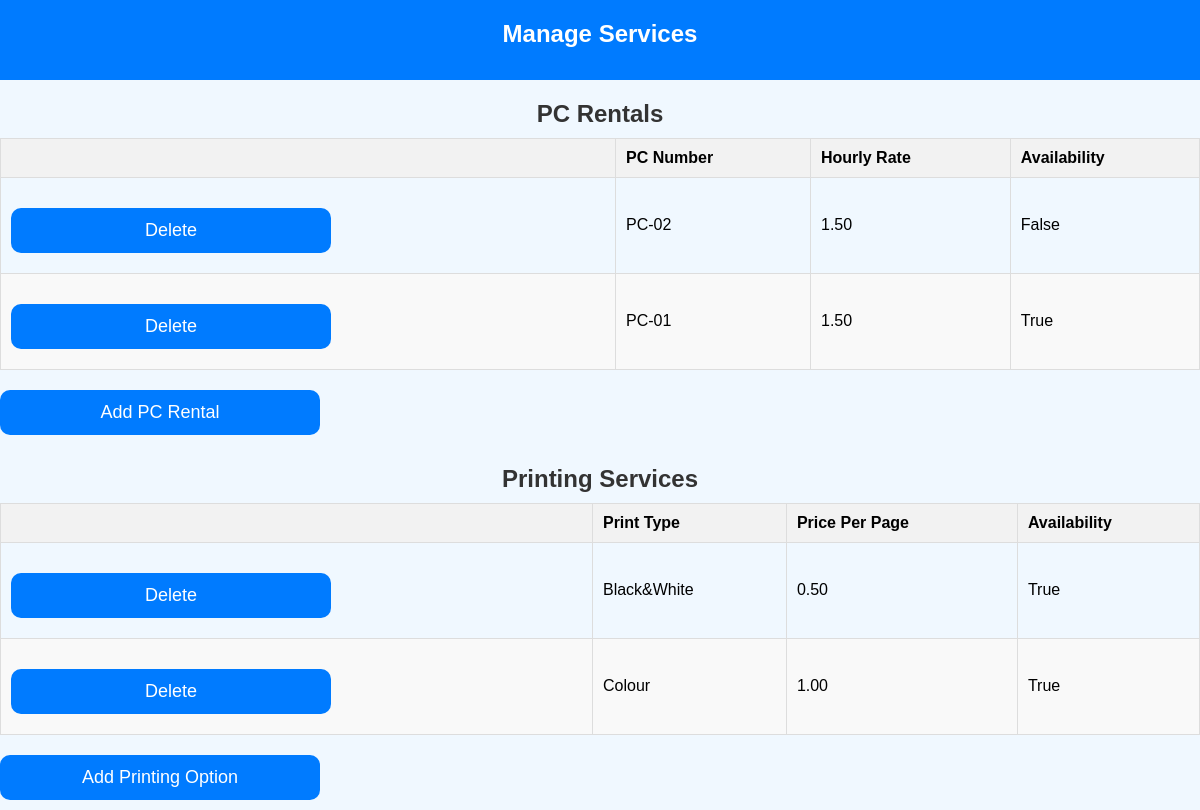
Screenshot of /manage-services/ with the database file from the repository.
### reservations/models.py (models this page shows, shortened)
class PCRental(models.Model):
    pc_number = models.CharField(max_length=10)
    hourly_rate = models.DecimalField(max_digits=6, decimal_places=2)
    is_available = models.BooleanField(default=True)
    class Meta:
        verbose_name = "PC Rental"
        verbose_name_plural = "PC Rentals"

class PrintingOption(models.Model):
    print_type = models.CharField(max_length=50)  # Allow custom print types
    price_per_page = models.DecimalField(max_digits=6, decimal_places=2)
    is_available = models.BooleanField(default=True)
    class Meta:
        verbose_name = "Printing Option"
        verbose_name_plural = "Printing Options"

### reservations/views.py (the view)
# urls.py: path('manage-services/', views.manage_services_view, name='manage_services'),
def manage_services_view(request):
    pc_rentals = PCRental.objects.all()
    printing_options = PrintingOption.objects.all()
    return render(request, 'manage_services.html', {
        'pc_rentals': pc_rentals,
        'printing_options': printing_options,
    })

### reservations/templates/manage_services.html (shortened to what this page needs)
<!DOCTYPE html>
<html lang="en">
<head>
    {% load static %}
    <link rel="stylesheet" href="{% static 'styles.css' %}">
</head>
<body>
    <div class="navbar">
        Manage Services
    </div>
    <h2>PC Rentals</h2>
    <table>
        <thead>
            <tr>
                <th></th>
                <th>PC Number</th>
                <th>Hourly Rate</th>
                <th>Availability</th>
            </tr>
        </thead>
        <tbody>
            {% for rental in pc_rentals %}
            <tr onclick="window.location.href='{% url 'add_or_edit_pc_rental' rental.id %}'">
                <td>
                    <button onclick="event.stopPropagation(); if(confirm('Are you sure you want to delete this rental?')) { window.location.href='{% url 'delete_pc_rental' rental.id %}'; }">Delete</button>
                </td>
                <td>{{ rental.pc_number }}</td>
                <td>{{ rental.hourly_rate }}</td>
                <td>{{ rental.is_available }}</td>
            </tr>
            {% endfor %}
        </tbody>
    </table>
    <button onclick="window.location.href='{% url 'add_or_edit_pc_rental' %}'">Add PC Rental</button>
    <h2>Printing Services</h2>
    <table>
        <thead>
            <tr>
                <th></th>
                <th>Print Type</th>
                <th>Price Per Page</th>
                <th>Availability</th>
            </tr>
        </thead>
        <tbody>
            {% for option in printing_options %}
            <tr onclick="window.location.href='{% url 'add_or_edit_printing_option' option.id %}'">
                <td>
                    <button onclick="event.stopPropagation(); if(confirm('Are you sure you want to delete this option?')) { window.location.href='{% url 'delete_printing_option' option.id %}'; }">Delete</button>
                </td>
                <td>{{ option.print_type }}</td>
                <td>{{ option.price_per_page }}</td>
                <td>{{ option.is_available }}</td>
            </tr>
            {% endfor %}
        </tbody>
    </table>
    <button onclick="window.location.href='{% url 'add_or_edit_printing_option' %}'">Add Printing Option</button>
</body>
</html>

### reservations/static/styles.css (style rules this page uses)
body { font-family: Arial, sans-serif; background-color: #f0f8ff; margin: 0; padding: 0; min-height: 100vh; display: flex; flex-direction: column; }
.navbar { background-color: #007BFF; color: white; text-align: center; font-size: 24px; padding: 20px; font-weight: bold; width: 100%; height: 80px; box-sizing: border-box; top: 0; left: 0; }
table { width: 100%; border-collapse: collapse; }
table th, table td { padding: 10px; border: 1px solid #ddd; text-align: left; }
table th { background-color: #f2f2f2; }
table tr:nth-child(even) { background-color: #f9f9f9; }
h2, h4 { text-align: center; margin-bottom: 10px; color: #333; }
button { width: 320px; padding: 12px; background-color: #007BFF; color: white; border: none; border-radius: 10px; font-size: 18px; cursor: pointer; transition: background-color 0.3s ease; margin: 10px 0; }
button { margin-top: 20px; }

### reservations/templates/manage_services.html (style rules this page uses)
table tr { cursor: pointer; }

### rows the page displays
PCRental: pc_number "PC-02", hourly_rate "1.50", is_available "False"
PCRental: pc_number "PC-01", hourly_rate "1.50", is_available "True"
PrintingOption: print_type "Black&White", price_per_page "0.50", is_available "True"
PrintingOption: print_type "Colour", price_per_page "1.00", is_available "True"
